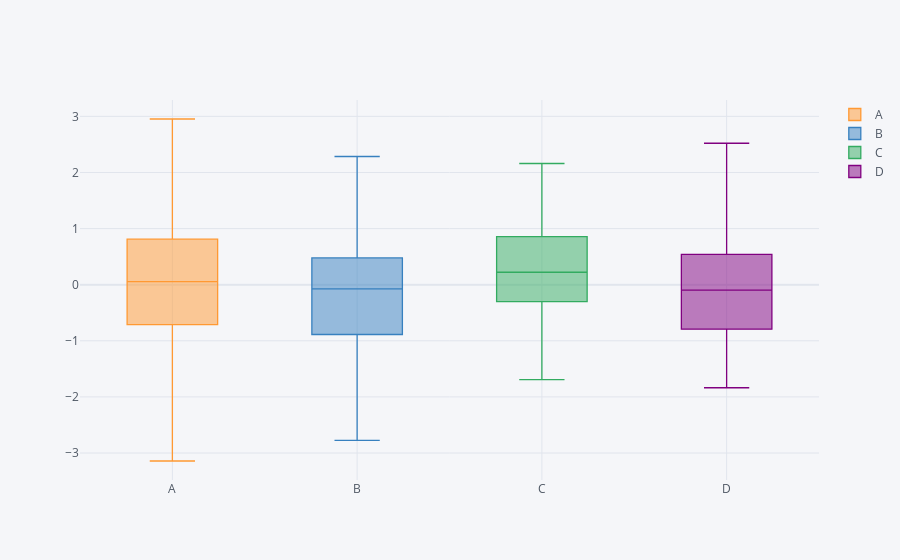

This figure's notebook cell:
### Code cell
# Box Plot
df.iplot(kind='box')
